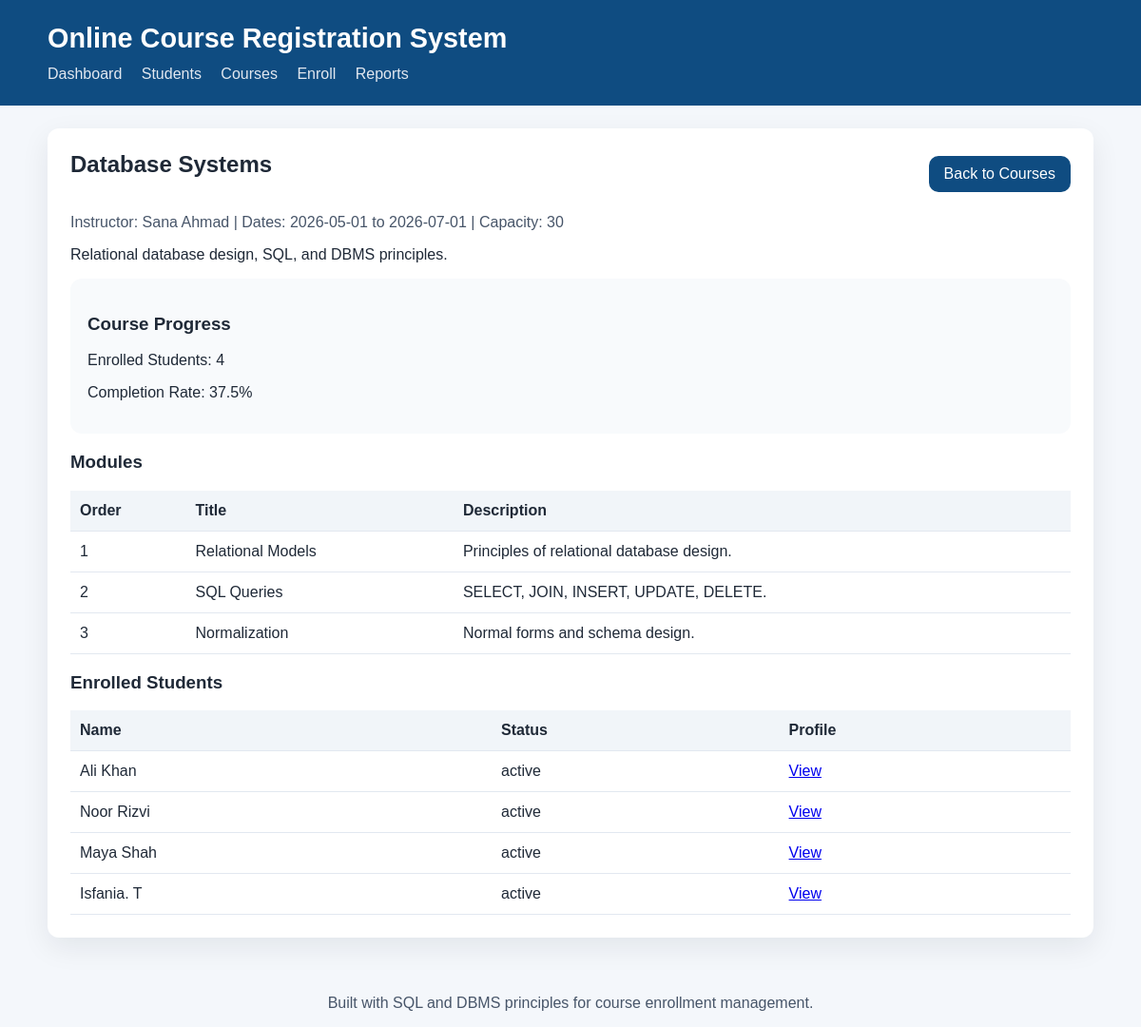
The page /course/1 on the database its author committed.
### tables this page shows
CREATE TABLE courses (
    course_id INTEGER PRIMARY KEY AUTOINCREMENT,
    title TEXT NOT NULL,
    description TEXT NOT NULL,
    instructor_id INTEGER NOT NULL,
    start_date TEXT NOT NULL,
    end_date TEXT NOT NULL,
    capacity INTEGER NOT NULL DEFAULT 50,
    FOREIGN KEY (instructor_id) REFERENCES instructors(instructor_id) ON DELETE CASCADE
);

CREATE TABLE instructors (
    instructor_id INTEGER PRIMARY KEY AUTOINCREMENT,
    name TEXT NOT NULL,
    email TEXT UNIQUE NOT NULL
);

CREATE TABLE modules (
    module_id INTEGER PRIMARY KEY AUTOINCREMENT,
    course_id INTEGER NOT NULL,
    module_title TEXT NOT NULL,
    module_order INTEGER NOT NULL,
    description TEXT,
    FOREIGN KEY (course_id) REFERENCES courses(course_id) ON DELETE CASCADE
);

CREATE TABLE enrollments (
    enrollment_id INTEGER PRIMARY KEY AUTOINCREMENT,
    student_id INTEGER NOT NULL,
    course_id INTEGER NOT NULL,
    enrolled_on TEXT NOT NULL DEFAULT (date('now')),
    status TEXT NOT NULL DEFAULT 'active',
    UNIQUE(student_id, course_id),
    FOREIGN KEY (student_id) REFERENCES students(student_id) ON DELETE CASCADE,
    FOREIGN KEY (course_id) REFERENCES courses(course_id) ON DELETE CASCADE
);

### app.py (the view)
@app.route('/course/<int:course_id>')
def course_detail(course_id):
    conn = get_db_connection()
    course = conn.execute(
        'SELECT c.*, i.name AS instructor_name FROM courses c JOIN instructors i ON c.instructor_id = i.instructor_id WHERE c.course_id = ?',
        (course_id,),
    ).fetchone()
    if course is None:
        conn.close()
        return redirect(url_for('courses'))
    modules = conn.execute(
        'SELECT * FROM modules WHERE course_id = ? ORDER BY module_order',
        (course_id,),
    ).fetchall()
    enrolled = conn.execute(
        'SELECT e.enrollment_id, s.student_id, s.first_name || " " || s.last_name AS student_name, e.status FROM enrollments e JOIN students s ON e.student_id = s.student_id WHERE e.course_id = ? ORDER BY s.last_name',
        (course_id,),
    ).fetchall()
    course_stats = conn.execute(
        '''
        SELECT
            COUNT(DISTINCT e.student_id) AS enrolled_students,
            ROUND(AVG(CASE WHEN p.completed = 1 THEN 1.0 ELSE 0.0 END) * 100, 1) AS completion_rate
        FROM enrollments e
        LEFT JOIN progress p ON e.enrollment_id = p.enrollment_id
        WHERE e.course_id = ?
        ''',
        (course_id,),
    ).fetchone()
    conn.close()
    return render_template('course_detail.html', course=course, modules=modules, enrolled=enrolled, course_stats=course_stats)

### app.py (called while the page is built)
def get_db_connection():
    conn = sqlite3.connect(DB_PATH)
    conn.row_factory = sqlite3.Row
    conn.execute('PRAGMA foreign_keys = ON;')
    return conn

### templates/course_detail.html
{% extends 'base.html' %}
{% block content %}
  <section class="panel">
    <div class="panel-header">
      <h2>{{ course.title }}</h2>
      <a class="button" href="/courses">Back to Courses</a>
    </div>
    <p class="course-meta">Instructor: {{ course.instructor_name }} | Dates: {{ course.start_date }} to {{ course.end_date }} | Capacity: {{ course.capacity }}</p>
    <p>{{ course.description }}</p>
    <div class="report-grid">
      <div class="card">
        <h3>Course Progress</h3>
        <p>Enrolled Students: {{ course_stats.enrolled_students or 0 }}</p>
        <p>Completion Rate: {{ course_stats.completion_rate or 0 }}%</p>
      </div>
    </div>
    <div class="panel-subsection">
      <h3>Modules</h3>
      <table>
        <thead>
          <tr>
            <th>Order</th>
            <th>Title</th>
            <th>Description</th>
          </tr>
        </thead>
        <tbody>
          {% for module in modules %}
            <tr>
              <td>{{ module.module_order }}</td>
              <td>{{ module.module_title }}</td>
              <td>{{ module.description }}</td>
            </tr>
          {% endfor %}
        </tbody>
      </table>
    </div>
    <div class="panel-subsection">
      <h3>Enrolled Students</h3>
      {% if enrolled %}
        <table>
          <thead>
            <tr>
              <th>Name</th>
              <th>Status</th>
              <th>Profile</th>
            </tr>
          </thead>
          <tbody>
            {% for student in enrolled %}
              <tr>
                <td>{{ student.student_name }}</td>
                <td>{{ student.status }}</td>
                <td><a href="/student/{{ student.student_id }}">View</a></td>
              </tr>
            {% endfor %}
          </tbody>
        </table>
      {% else %}
        <p>No students enrolled yet.</p>
      {% endif %}
    </div>
  </section>
{% endblock %}

### static/styles.css (style rules this page uses)
body { margin: 0; font-family: Arial, sans-serif; background: #f4f7fb; color: #1f2937; }
.panel { background: #fff; padding: 24px; margin-bottom: 20px; border-radius: 12px; box-shadow: 0 10px 30px rgba(15, 23, 42, 0.08); }
h2 { margin-top: 0; }
.summary-grid, .report-grid { display: grid; gap: 16px; }
.card { background: #f8fafc; padding: 18px; border-radius: 12px; }
table { width: 100%; border-collapse: collapse; margin-top: 16px; }
table th, table td { text-align: left; padding: 12px 10px; border-bottom: 1px solid #e2e8f0; }
table th { background: #f1f5f9; }
.button { display: inline-block; background: #0f4c81; color: white; text-decoration: none; padding: 10px 16px; border-radius: 10px; }
.panel-header { display: flex; justify-content: space-between; align-items: center; gap: 16px; margin-bottom: 18px; }
.course-meta { margin: 10px 0 0; color: #475569; }

### rows shown on the page
courses: title "Database Systems", start_date "2026-05-01", end_date "2026-07-01", capacity "30", description "Relational database design, SQL, and DBMS principles."
instructors: instructor_name "Sana Ahmad"
modules: module_order "1", module_title "Relational Models", description "Principles of relational database design."
modules: module_order "2", module_title "SQL Queries", description "SELECT, JOIN, INSERT, UPDATE, DELETE."
modules: module_order "3", module_title "Normalization", description "Normal forms and schema design."
enrollments: student_name "Ali Khan", status "active"
enrollments: student_name "Noor Rizvi", status "active"
enrollments: student_name "Maya Shah", status "active"
enrollments: student_name "Isfania. T", status "active"

### other values the page prints
{{ course_stats.enrolled_students or 0 }} "4"
{{ course_stats.completion_rate or 0 }} "37.5"
